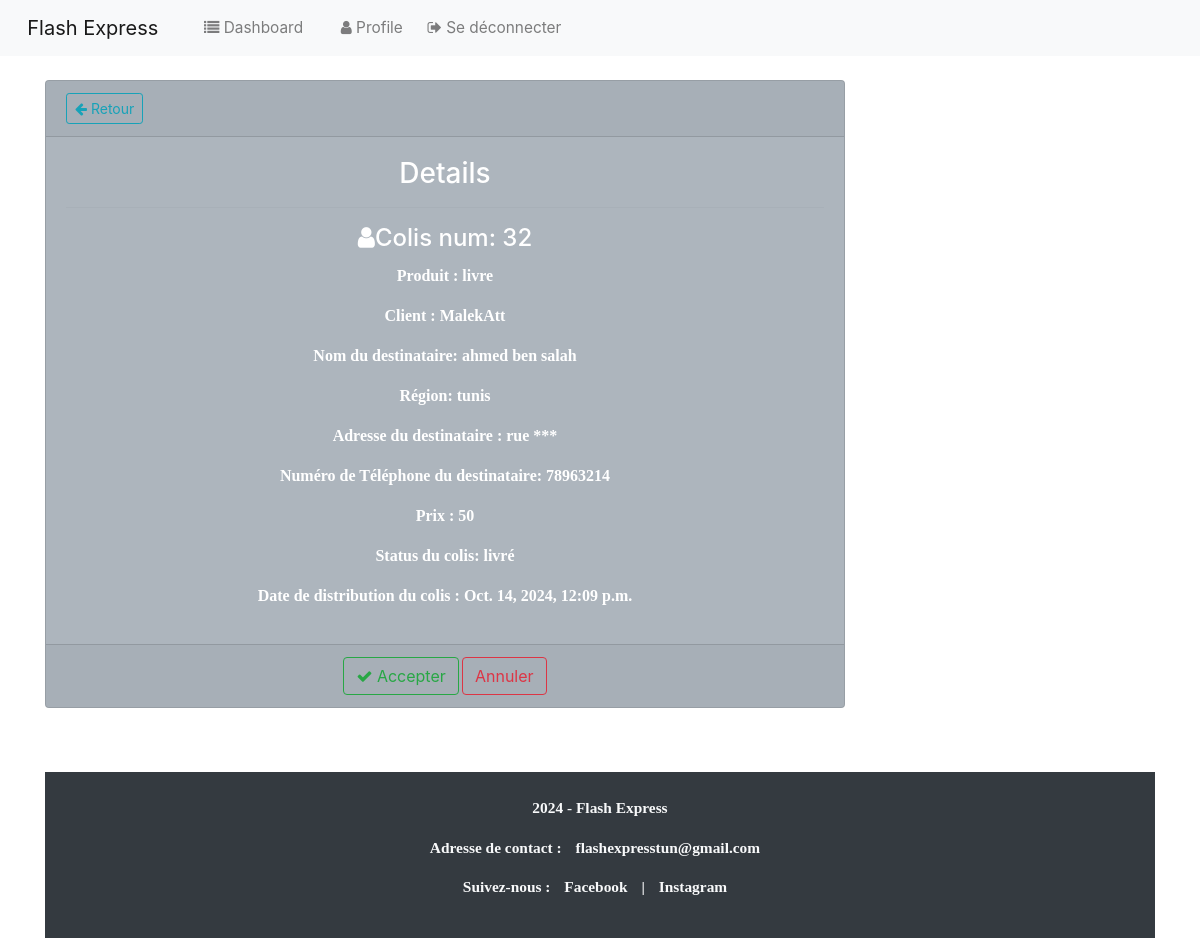
/coli/32 (signed in), run on the app's committed database.
### colis/models.py (models this page shows, shortened)
class Colis(models.Model):
    STATUS_CHOICES = (
        ('en cours', 'Pending'),
        ('livré', 'Accpted'),
        ('annulé', 'Refused'), )
    default_user = User.objects.get(pk=1)
    user = models.ForeignKey(User, on_delete=models.SET_NULL,null=True, blank=True , default=default_user.id)
    code = models.BigAutoField(primary_key=True)
    nom_produits = models.CharField(max_length=100)
    nom_destinataire = models.CharField(max_length=100)
    adr_destinataire = models.CharField(max_length=30)
    region = models.CharField(max_length=30)
    num_destinataire = models.CharField(max_length=100)
    prix = models.CharField(max_length=100)
    status = models.CharField(max_length=20, choices=STATUS_CHOICES, default='en cours')
    date_distribution = models.DateTimeField(null=True, blank=True)
    date_envoi = models.DateTimeField(null=True, blank=True)

### colis/views.py (the view)
# urls.py: path('coli/<int:pk>',views.view_colis,name='coli'),#view one colis(admin)
@login_required(login_url='login')
def view_colis(request,pk):
  coli=Colis.objects.get(code=pk)
  context={'coli':coli}
  return render(request,'colis/view_colis.html' ,context)

### colis/templates/colis/view_colis.html (shortened to what this page needs)
{% extends 'colis/base.html' %}
{% block content %}
<div class="card   text-center text-bg-secondary mb-3" style="width: 50rem;">
    <div class="card-header d-flex justify-content-between align-items-center text-center">
        <a class="btn btn-outline-info btn-sm" href="{% url 'dashboard' %}"><i class="fa fa-arrow-left" aria-hidden="true"></i> Retour</a>
    </div>
        <div class="card-body ">
            <h3 style="text-align: center;">Details</h3>
            <hr>
            <h4 class='card-title'><i class="fa fa-user" aria-hidden="true"></i>Colis num: {{coli.code}}</h4>
            <p><strong>Produit : {{coli.nom_produits}}</a></p>
            <p><strong>Client : {{coli.user}}</a></p>
            <p><strong>Nom du destinataire: </strong> {{coli.nom_destinataire}}</p>
            <p><strong>Région: </strong> {{coli.region}}  </p>
            <p><strong>Adresse du destinataire : </strong>  {{coli.adr_destinataire}}</p>
            <p><strong>Numéro de Téléphone du destinataire: </strong> {{coli.num_destinataire}}</p>
            <p><strong>Prix : </strong> {{coli.prix}}</p>
            <p><strong>Status du  colis: </strong> {{coli.status}}</p>
            <p><strong>Date de distribution du colis : </strong> {{coli.date_envoi}}</p>
        </div>
        <div class="card-footer ">
            <a class="btn btn-outline-success" href="{% url 'accept' coli.code %}"><i class="fa fa-check fa-shake" aria-hidden="true"></i> Accepter</a>
            <a class="btn btn-outline-danger" href="{% url 'refuse' coli.code %}"> Annuler</a>
    </div>
{% endblock %}

### static/css/styles.css (style rules this page uses)
hr { border: 1px solid #333; }

### data on the page
Colis: code "32", nom_produits "livre", user "MalekAtt", nom_destinataire "ahmed ben salah", region "tunis", adr_destinataire "rue ***", num_destinataire "78963214", prix "50", status "livré", date_envoi "Oct. 14, 2024, 12:09 p.m."
